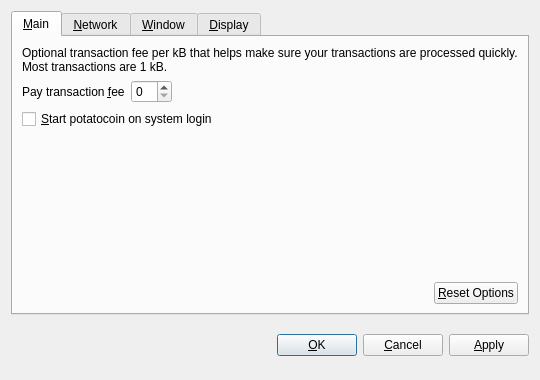
<?xml version="1.0" encoding="UTF-8"?>
<ui version="4.0">
 <class>OptionsDialog</class>
 <widget class="QDialog" name="OptionsDialog">
  <property name="geometry">
   <rect>
    <x>0</x>
    <y>0</y>
    <width>540</width>
    <height>380</height>
   </rect>
  </property>
  <property name="windowTitle">
   <string>Options</string>
  </property>
  <property name="modal">
   <bool>true</bool>
  </property>
  <layout class="QVBoxLayout" name="verticalLayout">
   <item>
    <widget class="QTabWidget" name="tabWidget">
     <property name="tabPosition">
      <enum>QTabWidget::North</enum>
     </property>
     <property name="currentIndex">
      <number>0</number>
     </property>
     <widget class="QWidget" name="tabMain">
      <attribute name="title">
       <string>&amp;Main</string>
      </attribute>
      <layout class="QVBoxLayout" name="verticalLayout_Main">
       <item>
        <widget class="QLabel" name="transactionFeeInfoLabel">
         <property name="text">
          <string>Optional transaction fee per kB that helps make sure your transactions are processed quickly. Most transactions are 1 kB.</string>
         </property>
         <property name="textFormat">
          <enum>Qt::PlainText</enum>
         </property>
         <property name="wordWrap">
          <bool>true</bool>
         </property>
        </widget>
       </item>
       <item>
        <layout class="QHBoxLayout" name="horizontalLayout_1_Main">
         <item>
          <widget class="QLabel" name="transactionFeeLabel">
           <property name="text">
            <string>Pay transaction &amp;fee</string>
           </property>
           <property name="textFormat">
            <enum>Qt::PlainText</enum>
           </property>
           <property name="buddy">
            <cstring>transactionFee</cstring>
           </property>
          </widget>
         </item>
         <item>
          <widget class="BitcoinAmountField" name="transactionFee"/>
         </item>
         <item>
          <spacer name="horizontalSpacer_1_Main">
           <property name="orientation">
            <enum>Qt::Horizontal</enum>
           </property>
           <property name="sizeHint" stdset="0">
            <size>
             <width>40</width>
             <height>20</height>
            </size>
           </property>
          </spacer>
         </item>
        </layout>
       </item>
       <item>
        <widget class="QCheckBox" name="bitcoinAtStartup">
         <property name="toolTip">
          <string>Automatically start potatocoin after logging in to the system.</string>
         </property>
         <property name="text">
          <string>&amp;Start potatocoin on system login</string>
         </property>
        </widget>
       </item>
       <item>
        <spacer name="verticalSpacer_Main">
         <property name="orientation">
          <enum>Qt::Vertical</enum>
         </property>
         <property name="sizeHint" stdset="0">
          <size>
           <width>20</width>
           <height>40</height>
          </size>
         </property>
        </spacer>
       </item>
       <item>
        <layout class="QHBoxLayout" name="horizontalLayout_2_Main">
         <item>
          <spacer name="horizontalSpacer_2_Main">
           <property name="orientation">
            <enum>Qt::Horizontal</enum>
           </property>
           <property name="sizeHint" stdset="0">
            <size>
             <width>40</width>
             <height>20</height>
            </size>
           </property>
          </spacer>
         </item>
         <item>
          <widget class="QPushButton" name="resetButton">
           <property name="toolTip">
            <string>Reset all client options to default.</string>
           </property>
           <property name="text">
            <string>&amp;Reset Options</string>
           </property>
           <property name="autoDefault">
            <bool>false</bool>
           </property>
          </widget>
         </item>
        </layout>
       </item>
      </layout>
     </widget>
     <widget class="QWidget" name="tabNetwork">
      <attribute name="title">
       <string>&amp;Network</string>
      </attribute>
      <layout class="QVBoxLayout" name="verticalLayout_Network">
       <item>
        <widget class="QCheckBox" name="mapPortUpnp">
         <property name="toolTip">
          <string>Automatically open the potatocoin client port on the router. This only works when your router supports UPnP and it is enabled.</string>
         </property>
         <property name="text">
          <string>Map port using &amp;UPnP</string>
         </property>
        </widget>
       </item>
       <item>
        <widget class="QCheckBox" name="connectSocks">
         <property name="toolTip">
          <string>Connect to the potatocoin network through a SOCKS proxy (e.g. when connecting through Tor).</string>
         </property>
         <property name="text">
          <string>&amp;Connect through SOCKS proxy:</string>
         </property>
        </widget>
       </item>
       <item>
        <layout class="QHBoxLayout" name="horizontalLayout_Network">
         <item>
          <widget class="QLabel" name="proxyIpLabel">
           <property name="text">
            <string>Proxy &amp;IP:</string>
           </property>
           <property name="textFormat">
            <enum>Qt::PlainText</enum>
           </property>
           <property name="buddy">
            <cstring>proxyIp</cstring>
           </property>
          </widget>
         </item>
         <item>
          <widget class="QValidatedLineEdit" name="proxyIp">
           <property name="maximumSize">
            <size>
             <width>140</width>
             <height>16777215</height>
            </size>
           </property>
           <property name="toolTip">
            <string>IP address of the proxy (e.g. 127.0.0.1)</string>
           </property>
          </widget>
         </item>
         <item>
          <widget class="QLabel" name="proxyPortLabel">
           <property name="text">
            <string>&amp;Port:</string>
           </property>
           <property name="textFormat">
            <enum>Qt::PlainText</enum>
           </property>
           <property name="buddy">
            <cstring>proxyPort</cstring>
           </property>
          </widget>
         </item>
         <item>
          <widget class="QLineEdit" name="proxyPort">
           <property name="maximumSize">
            <size>
             <width>55</width>
             <height>16777215</height>
            </size>
           </property>
           <property name="toolTip">
            <string>Port of the proxy (e.g. 9050)</string>
           </property>
          </widget>
         </item>
         <item>
          <widget class="QLabel" name="socksVersionLabel">
           <property name="text">
            <string>SOCKS &amp;Version:</string>
           </property>
           <property name="textFormat">
            <enum>Qt::PlainText</enum>
           </property>
           <property name="buddy">
            <cstring>socksVersion</cstring>
           </property>
          </widget>
         </item>
         <item>
          <widget class="QValueComboBox" name="socksVersion">
           <property name="toolTip">
            <string>SOCKS version of the proxy (e.g. 5)</string>
           </property>
          </widget>
         </item>
         <item>
          <spacer name="horizontalSpacer_Network">
           <property name="orientation">
            <enum>Qt::Horizontal</enum>
           </property>
           <property name="sizeHint" stdset="0">
            <size>
             <width>40</width>
             <height>20</height>
            </size>
           </property>
          </spacer>
         </item>
        </layout>
       </item>
       <item>
        <spacer name="verticalSpacer_Network">
         <property name="orientation">
          <enum>Qt::Vertical</enum>
         </property>
         <property name="sizeHint" stdset="0">
          <size>
           <width>20</width>
           <height>40</height>
          </size>
         </property>
        </spacer>
       </item>
      </layout>
     </widget>
     <widget class="QWidget" name="tabWindow">
      <attribute name="title">
       <string>&amp;Window</string>
      </attribute>
      <layout class="QVBoxLayout" name="verticalLayout_Window">
       <item>
        <widget class="QCheckBox" name="minimizeToTray">
         <property name="toolTip">
          <string>Show only a tray icon after minimizing the window.</string>
         </property>
         <property name="text">
          <string>&amp;Minimize to the tray instead of the taskbar</string>
         </property>
        </widget>
       </item>
       <item>
        <widget class="QCheckBox" name="minimizeOnClose">
         <property name="toolTip">
          <string>Minimize instead of exit the application when the window is closed. When this option is enabled, the application will be closed only after selecting Quit in the menu.</string>
         </property>
         <property name="text">
          <string>M&amp;inimize on close</string>
         </property>
        </widget>
       </item>
       <item>
        <spacer name="verticalSpacer_Window">
         <property name="orientation">
          <enum>Qt::Vertical</enum>
         </property>
         <property name="sizeHint" stdset="0">
          <size>
           <width>20</width>
           <height>40</height>
          </size>
         </property>
        </spacer>
       </item>
      </layout>
     </widget>
     <widget class="QWidget" name="tabDisplay">
      <attribute name="title">
       <string>&amp;Display</string>
      </attribute>
      <layout class="QVBoxLayout" name="verticalLayout_Display">
       <item>
        <layout class="QHBoxLayout" name="horizontalLayout_1_Display">
         <item>
          <widget class="QLabel" name="langLabel">
           <property name="text">
            <string>User Interface &amp;language:</string>
           </property>
           <property name="textFormat">
            <enum>Qt::PlainText</enum>
           </property>
           <property name="buddy">
            <cstring>lang</cstring>
           </property>
          </widget>
         </item>
         <item>
          <widget class="QValueComboBox" name="lang">
           <property name="toolTip">
            <string>The user interface language can be set here. This setting will take effect after restarting potatocoin.</string>
           </property>
          </widget>
         </item>
        </layout>
       </item>
       <item>
        <layout class="QHBoxLayout" name="horizontalLayout_2_Display">
         <item>
          <widget class="QLabel" name="unitLabel">
           <property name="text">
            <string>&amp;Unit to show amounts in:</string>
           </property>
           <property name="textFormat">
            <enum>Qt::PlainText</enum>
           </property>
           <property name="buddy">
            <cstring>unit</cstring>
           </property>
          </widget>
         </item>
         <item>
          <widget class="QValueComboBox" name="unit">
           <property name="toolTip">
            <string>Choose the default subdivision unit to show in the interface and when sending coins.</string>
           </property>
          </widget>
         </item>
        </layout>
       </item>
       <item>
        <widget class="QCheckBox" name="displayAddresses">
         <property name="toolTip">
          <string>Whether to show potatocoin addresses in the transaction list or not.</string>
         </property>
         <property name="text">
          <string>&amp;Display addresses in transaction list</string>
         </property>
        </widget>
       </item>
       <item>
        <widget class="QCheckBox" name="coinControlFeatures">
         <property name="toolTip">
          <string>Whether to show coin control features or not.</string>
         </property>
         <property name="text">
          <string>Display coin &amp;control features (experts only!)</string>
         </property>
        </widget>
       </item>
       <item>
        <spacer name="verticalSpacer_Display">
         <property name="orientation">
          <enum>Qt::Vertical</enum>
         </property>
         <property name="sizeHint" stdset="0">
          <size>
           <width>20</width>
           <height>40</height>
          </size>
         </property>
        </spacer>
       </item>
      </layout>
     </widget>
    </widget>
   </item>
   <item>
    <layout class="QHBoxLayout" name="horizontalLayout_Buttons">
     <item>
      <spacer name="horizontalSpacer_1">
       <property name="orientation">
        <enum>Qt::Horizontal</enum>
       </property>
       <property name="sizeHint" stdset="0">
        <size>
         <width>40</width>
         <height>48</height>
        </size>
       </property>
      </spacer>
     </item>
     <item>
      <widget class="QLabel" name="statusLabel">
       <property name="font">
        <font>
         <weight>75</weight>
         <bold>true</bold>
        </font>
       </property>
       <property name="text">
        <string/>
       </property>
       <property name="textFormat">
        <enum>Qt::PlainText</enum>
       </property>
       <property name="wordWrap">
        <bool>true</bool>
       </property>
      </widget>
     </item>
     <item>
      <spacer name="horizontalSpacer_2">
       <property name="orientation">
        <enum>Qt::Horizontal</enum>
       </property>
       <property name="sizeHint" stdset="0">
        <size>
         <width>40</width>
         <height>48</height>
        </size>
       </property>
      </spacer>
     </item>
     <item>
      <widget class="QPushButton" name="okButton">
       <property name="text">
        <string>&amp;OK</string>
       </property>
      </widget>
     </item>
     <item>
      <widget class="QPushButton" name="cancelButton">
       <property name="text">
        <string>&amp;Cancel</string>
       </property>
       <property name="autoDefault">
        <bool>false</bool>
       </property>
      </widget>
     </item>
     <item>
      <widget class="QPushButton" name="applyButton">
       <property name="text">
        <string>&amp;Apply</string>
       </property>
       <property name="autoDefault">
        <bool>false</bool>
       </property>
      </widget>
     </item>
    </layout>
   </item>
  </layout>
 </widget>
 <customwidgets>
  <customwidget>
   <class>BitcoinAmountField</class>
   <extends>QSpinBox</extends>
   <header>bitcoinamountfield.h</header>
  </customwidget>
  <customwidget>
   <class>QValueComboBox</class>
   <extends>QComboBox</extends>
   <header>qvaluecombobox.h</header>
  </customwidget>
  <customwidget>
   <class>QValidatedLineEdit</class>
   <extends>QLineEdit</extends>
   <header>qvalidatedlineedit.h</header>
  </customwidget>
 </customwidgets>
 <resources/>
 <connections/>
</ui>
